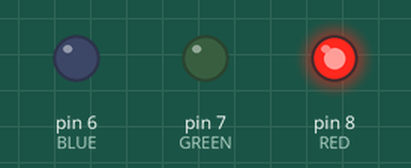
The sketch below on a simulated Arduino Uno, built with avr-gcc and run on an emulated ATmega328P. Shown: output pins drawn as LEDs (lit = HIGH).

Above: at 0.12 s.
At 8.15 s:
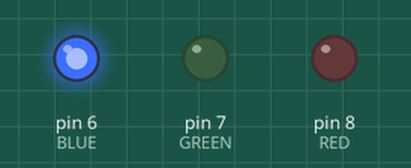
At 15.05 s:
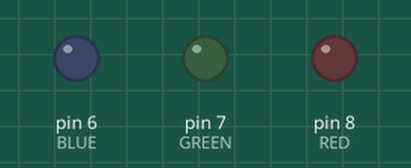
At 21.83 s:
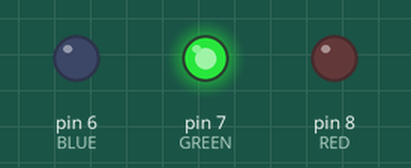
Timing chart, 0 to 22.1 s (numbered marks = the images above):
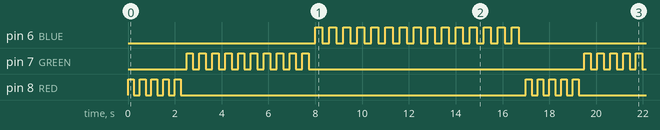

The sketch:

blinking_leds_homework.ino
```cpp
const int RED = 8;
const int GREEN = 7;
const int BLUE = 6;

void setup() {
  // put your setup code here, to run once:
  pinMode(RED, OUTPUT);
  pinMode(GREEN, OUTPUT);
  pinMode(BLUE, OUTPUT);

}

void loop() {
  // put your main code here, to run repeatedly:
  blinkLed(RED, 5, 250);
  blinkLed(GREEN, 10, 275);
  blinkLed(BLUE, 15, 300);
}

void blinkLed(int led, int iterations, int blinkDelay) {
  for (int i = 0; i < iterations; i++) {
    digitalWrite(led, HIGH);
    delay(blinkDelay);
    digitalWrite(led, LOW);
    delay(blinkDelay);
  }
}
```

Measured:
- by itself, pin 6 (BLUE): moves between LOW and HIGH, repeating every 17.0 s
- by itself, pin 7 (GREEN): repeats every 17.0 s: 9 × (LOW 0.28 s, HIGH 0.28 s), LOW 11.8 s, HIGH 0.28 s
- by itself, pin 8 (RED): repeats every 17.0 s: 4 × (LOW 0.25 s, HIGH 0.25 s), LOW 14.8 s, HIGH 0.25 s
